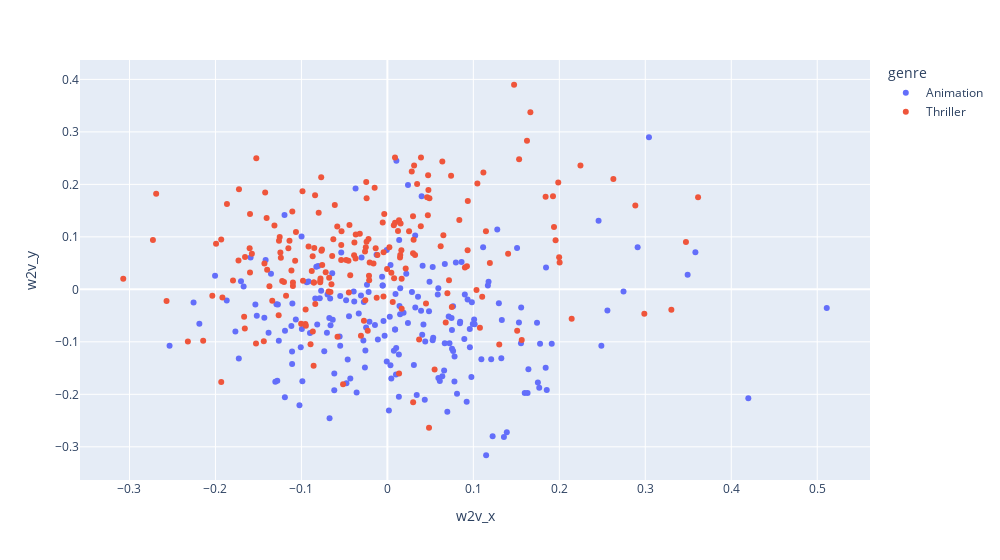
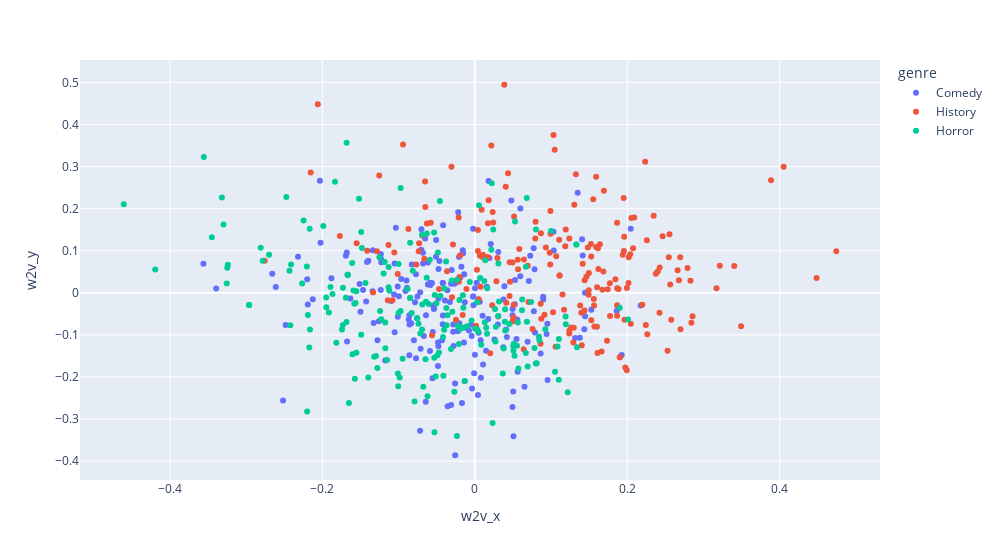

Write notebook code for charts like these, in order.
### Code cell
from sklearn.decomposition import PCA
import plotly.express as px

def get_movies_by_genre(genre: str, topn=10):
    movies_in_genre = movies[movies["genres"].apply(lambda x: genre in x)]
    top = movies_in_genre.sort_values(by=['vote_count', 'vote_average'], ascending=False).head(topn)
    top["genre"] = genre

    return top

def plot_similarities(genres):
    movies_for_plot = pd.concat([get_movies_by_genre(genre, 200) for genre in genres])

    #[["title", "overview", "genres", "vote_count", "vote_average"]]

    pca = PCA(2)
    
    m_2d_vec = pca.fit_transform(movies_for_plot["w2v"].to_list())
    movies_for_plot["w2v_x"] = m_2d_vec[:,0]
    movies_for_plot["w2v_y"] = m_2d_vec[:,1]
    
    fig = px.scatter(movies_for_plot, x="w2v_x", y="w2v_y", color="genre", hover_name="title", hover_data=["genres"], width=1000)
    fig.show()

plot_similarities(["Animation", "Thriller"])
plot_similarities(["Comedy", "History", "Horror"])

### Figure 1 — Plotly figure (JSON) as saved in the notebook; plotly's stock layout.template omitted (floating-point values rounded to 4 significant figures; data arrays with more than 128 entries replaced by an {"elided": "..."} marker saying what was removed)
{"data": [{"customdata": {"elided": "200 rows, 723 str values in total"}, "hovertemplate": "<b>%{hovertext}</b><br><br>genre=Animation<br>w2v_x=%{x}<br>w2v_y=%{y}<br>genres=%{customdata[0]}<extra></extra>", "hovertext": {"elided": "200 str values"}, "legendgroup": "Animation", "marker": {"color": "#636efa", "symbol": "circle"}, "mode": "markers", "name": "Animation", "orientation": "v", "showlegend": true, "type": "scatter", "x": {"elided": "200 float values"}, "xaxis": "x", "y": {"elided": "200 float values"}, "yaxis": "y"}, {"customdata": {"elided": "200 rows, 644 str values in total"}, "hovertemplate": "<b>%{hovertext}</b><br><br>genre=Thriller<br>w2v_x=%{x}<br>w2v_y=%{y}<br>genres=%{customdata[0]}<extra></extra>", "hovertext": {"elided": "200 str values"}, "legendgroup": "Thriller", "marker": {"color": "#EF553B", "symbol": "circle"}, "mode": "markers", "name": "Thriller", "orientation": "v", "showlegend": true, "type": "scatter", "x": {"elided": "200 float values"}, "xaxis": "x", "y": {"elided": "200 float values"}, "yaxis": "y"}], "layout": {"legend": {"title": {"text": "genre"}, "tracegroupgap": 0}, "margin": {"t": 60}, "width": 1000, "xaxis": {"anchor": "y", "domain": [0, 1], "title": {"text": "w2v_x"}}, "yaxis": {"anchor": "x", "domain": [0, 1], "title": {"text": "w2v_y"}}}}

### Figure 2 — Plotly figure (JSON) as saved in the notebook; plotly's stock layout.template omitted (floating-point values rounded to 4 significant figures; data arrays with more than 128 entries replaced by an {"elided": "..."} marker saying what was removed)
{"data": [{"customdata": {"elided": "200 rows, 613 str values in total"}, "hovertemplate": "<b>%{hovertext}</b><br><br>genre=Comedy<br>w2v_x=%{x}<br>w2v_y=%{y}<br>genres=%{customdata[0]}<extra></extra>", "hovertext": {"elided": "200 str values"}, "legendgroup": "Comedy", "marker": {"color": "#636efa", "symbol": "circle"}, "mode": "markers", "name": "Comedy", "orientation": "v", "showlegend": true, "type": "scatter", "x": {"elided": "200 float values"}, "xaxis": "x", "y": {"elided": "200 float values"}, "yaxis": "y"}, {"customdata": {"elided": "200 rows, 626 str values in total"}, "hovertemplate": "<b>%{hovertext}</b><br><br>genre=History<br>w2v_x=%{x}<br>w2v_y=%{y}<br>genres=%{customdata[0]}<extra></extra>", "hovertext": {"elided": "200 str values"}, "legendgroup": "History", "marker": {"color": "#EF553B", "symbol": "circle"}, "mode": "markers", "name": "History", "orientation": "v", "showlegend": true, "type": "scatter", "x": {"elided": "200 float values"}, "xaxis": "x", "y": {"elided": "200 float values"}, "yaxis": "y"}, {"customdata": {"elided": "200 rows, 522 str values in total"}, "hovertemplate": "<b>%{hovertext}</b><br><br>genre=Horror<br>w2v_x=%{x}<br>w2v_y=%{y}<br>genres=%{customdata[0]}<extra></extra>", "hovertext": {"elided": "200 str values"}, "legendgroup": "Horror", "marker": {"color": "#00cc96", "symbol": "circle"}, "mode": "markers", "name": "Horror", "orientation": "v", "showlegend": true, "type": "scatter", "x": {"elided": "200 float values"}, "xaxis": "x", "y": {"elided": "200 float values"}, "yaxis": "y"}], "layout": {"legend": {"title": {"text": "genre"}, "tracegroupgap": 0}, "margin": {"t": 60}, "width": 1000, "xaxis": {"anchor": "y", "domain": [0, 1], "title": {"text": "w2v_x"}}, "yaxis": {"anchor": "x", "domain": [0, 1], "title": {"text": "w2v_y"}}}}
